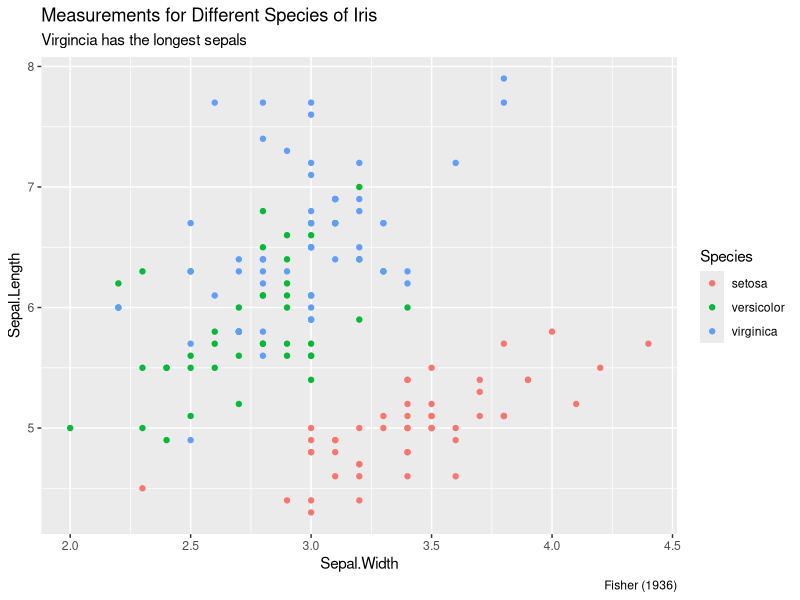

Here is the R script that generated this plot:
## ---- chunk 1
#| message: false
#| echo: false
#| label: setup
library(tidyverse)
## ---- chunk 2
ggplot(data = iris,
       mapping = aes(x = Sepal.Width,
                     y = Sepal.Length,
                     color = Species)) + geom_point() + labs(title = "Measurements for Different Species of Iris", subtitle = "Virgincia has the longest sepals", caption = "Fisher (1936)")
